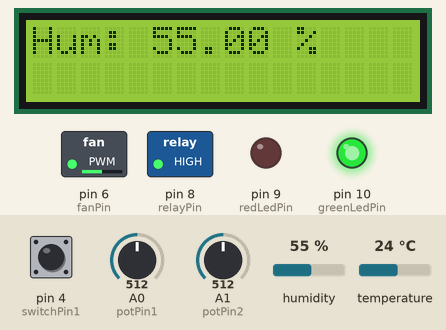
Recording of a sketch running on a simulated Arduino Uno, built with avr-gcc and run on an emulated ATmega328P. Parts: 16×2 character LCD, switched loads named in the sketch (green lamp = pin HIGH), output pins drawn as LEDs (lit = HIGH). The test bench sets the inputs (shaded band); at power-on: A0 (potPin1) = 512, pin 4 (switchPin1) HIGH, A1 (potPin2) = 512, humidity 55 %, temperature 24 °C. What the sketch prints to the serial monitor is not drawn.

Above: at 1.2 s.
1.3 s: A0 (potPin1) set to 348
2.8 s: A0 (potPin1) set to 332
At 3.6 s:
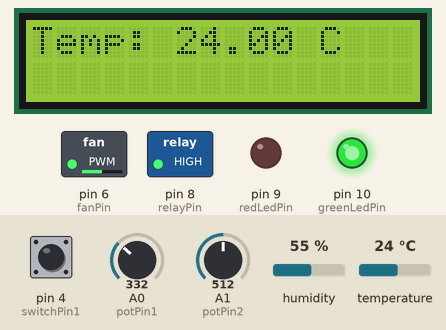
4.4 s: A0 (potPin1) set to 692
At 5.6 s:
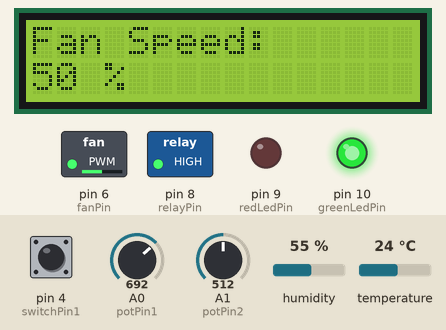
5.9 s: pin 4 (switchPin1) pulled LOW for 0.15 s
At 6.18 s:
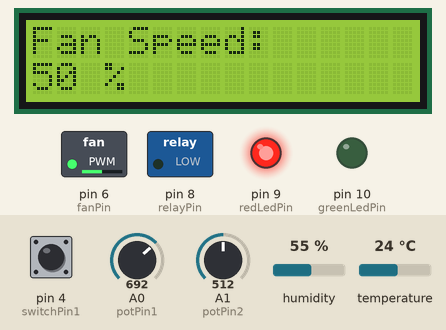
7.8 s: A1 (potPin2) set to 692
At 8.1 s:
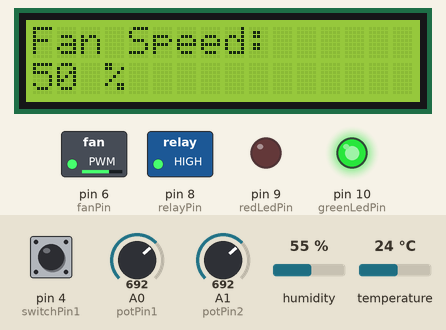
9.3 s: pin 4 (switchPin1) pulled LOW for 3.2 s
At 10.6 s:
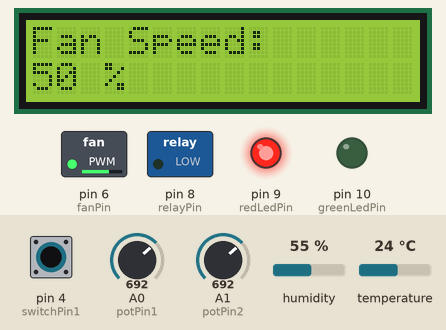
Timing chart, 0 to 14.2 s (numbered marks = the images above; inputs shaded):
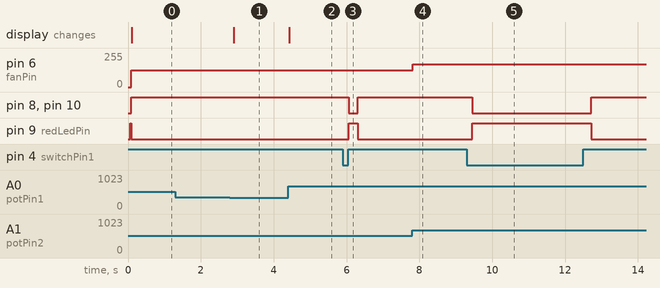

The sketch:

3d_print_contoller.ino
```cpp
#include <LiquidCrystal_I2C.h>
#include <DFRobot_DHT11.h>
#include <ezButton.h>

// Define pins
#define DHT11PIN 2        // DHT11/DHT22 data pin
const int potPin1 = A0;   // Potentiometer 1 for LCD selection
const int potPin2 = A1;   // Potentiometer 2 for fan speed adjustment
const int switchPin1 = 4; // Switch for PSU on/off
const int relayPin = 8;   // Relay pin
const int redLedPin = 9;  // Red LED
const int greenLedPin = 10; // Green LED
const int fanPin = 6;    // PWM pin for fan control
const int buzzerPin = 3;  // Buzzer pin for temp control

// Initialize objects
LiquidCrystal_I2C lcd(0x27, 16, 2); // 0x27 is the default I2C address for the LCD
DFRobot_DHT11 DHT;
ezButton toggleSwitch(switchPin1); // Initialize ezButton for the toggle switch

void setup() {
  // Initialize serial communication
  Serial.begin(9600);

  // Initialize LCD
  lcd.begin(16, 2);
  lcd.backlight();

  // Initialize pins
  pinMode(relayPin, OUTPUT);
  pinMode(redLedPin, OUTPUT);
  pinMode(greenLedPin, OUTPUT);
  pinMode(fanPin, OUTPUT); // Set fan pin as output
  pinMode(buzzerPin, OUTPUT); // Set buzzer pin as output

  // Set initial states
  digitalWrite(relayPin, LOW); // PSU initially off
  digitalWrite(redLedPin, HIGH); // Red LED on (PSU off)
  digitalWrite(greenLedPin, LOW); // Green LED off (PSU off)
  digitalWrite(buzzerPin, LOW); // Buzzer off initially

  // Configure toggle switch
  toggleSwitch.setDebounceTime(50); // Set debounce time to 50 ms

  Serial.println("Setup complete. Waiting for switch input...");
}

void loop() {
  // Update the switch state
  toggleSwitch.loop();

  // Read temperature and humidity
  DHT.read(DHT11PIN);
  float tempC = DHT.temperature;
  float hum = DHT.humidity;

  // Check if any reads failed and exit early (to try again).
  if (isnan(tempC) || isnan(hum)) {
    Serial.println(F("Failed to read from DHT sensor!"));
    return;
  }

  // Check for dangerous temperature
  if (tempC >= 100) {
    Serial.println(F("Dangerous temperature detected! Turning off the printer and activating buzzer."));

    // Turn off PSU
    digitalWrite(relayPin, LOW);
    digitalWrite(redLedPin, HIGH); // Red LED on
    digitalWrite(greenLedPin, LOW); // Green LED off

    // Activate buzzer with a warning tone (1 kHz frequency)
    tone(buzzerPin, 1000);

    // Display warning on LCD
    lcd.clear();
    lcd.setCursor(0, 0);
    lcd.print("OVERHEAT ALERT!");
    lcd.setCursor(0, 1);
    lcd.print("Temp: ");
    lcd.print(tempC);
    lcd.print(" C");

    delay(1000); // Small delay to stabilize reading
    return; // Skip the rest of the loop
  } else {
    // Turn off buzzer when temperature returns to safe levels
    noTone(buzzerPin);
  }

  // Directly map the switch state to the PSU state
  if (toggleSwitch.getState() == HIGH) { // Switch is open
    digitalWrite(relayPin, HIGH); // PSU on
    digitalWrite(redLedPin, LOW); // Red LED off
    digitalWrite(greenLedPin, HIGH); // Green LED on
    Serial.println("Switch OPEN: PSU ON");
  } else { // Switch is closed
    digitalWrite(relayPin, LOW); // PSU off
    digitalWrite(redLedPin, HIGH); // Red LED on
    digitalWrite(greenLedPin, LOW); // Green LED off
    Serial.println("Switch CLOSED: PSU OFF");
  }

  // Read potentiometer 1 value for LCD selection
  int potValue1 = analogRead(potPin1);

  // Read potentiometer 2 value for fan speed adjustment
  int potValue2 = analogRead(potPin2);

  // Control fan speed using potentiometer 2
  int fanSpeed = map(potValue2, 0, 1023, 0, 255); // Map potentiometer value to PWM range (0-255)
  analogWrite(fanPin, fanSpeed); // Set fan speed using PWM

  // Display data on LCD based on potentiometer 1 value
  static int lastPotValue1 = -1;
  if (potValue1 != lastPotValue1) {
    lastPotValue1 = potValue1;
    lcd.clear();
    if (potValue1 < 341) { // Display temperature
      lcd.setCursor(0, 0);
      lcd.print("Temp: ");
      lcd.print(tempC);
      lcd.print(" C");
    } else if (potValue1 < 682) { // Display humidity
      lcd.print("Hum: ");
      lcd.print(hum);
      lcd.print(" %");
    } else { // Display fan speed as percentage
      lcd.print("Fan Speed:");
      lcd.setCursor(0, 1);
      lcd.print(map(potValue2, 0, 1023, 0, 100));
      lcd.print(" %");
    }
  }

  delay(100); // Small delay for stability
}
```

Measured:
- the behaviour switches between 341 and 340 on A0 (potPin1) (found by bisection; images 0 and 1)
- after the input at 1.3 s, every drawn part: stays the same
- after the input at 2.8 s, the display: changes after 0.10 s (image 1)
- after the input at 4.4 s, the display: changes at once (image 2)
- after the input at 5.9 s, pin 8 (relayPin), pin 10 (greenLedPin): HIGH → LOW after 0.16 s, → HIGH 0.25 s later; pin 9 (redLedPin): LOW → HIGH after 0.16 s, → LOW 0.25 s later
- after the input at 7.8 s, pin 6 (fanPin): 127/255 → 172/255 at once
- after the input at 9.3 s, pin 8 (relayPin), pin 10 (greenLedPin): HIGH → LOW after 0.15 s, → HIGH 3.3 s later; pin 9 (redLedPin): LOW → HIGH after 0.15 s, → LOW 3.3 s later
